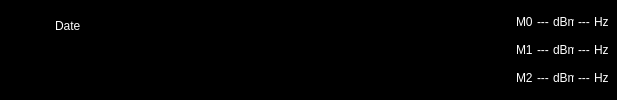
       <widget class="QFrame" name="framePlotInfoAreaTop">
        <property name="minimumSize">
         <size>
          <width>0</width>
          <height>48</height>
         </size>
        </property>
        <property name="styleSheet">
         <string notr="true">background-color: rgb(0, 0, 0);
color: rgb(255, 255, 255);</string>
        </property>
        <property name="frameShape">
         <enum>QFrame::StyledPanel</enum>
        </property>
        <property name="frameShadow">
         <enum>QFrame::Raised</enum>
        </property>
        <layout class="QGridLayout" name="gridLayout_5">
         <property name="horizontalSpacing">
          <number>5</number>
         </property>
         <property name="verticalSpacing">
          <number>2</number>
         </property>
         <property name="margin">
          <number>1</number>
         </property>
         <item row="0" column="0" rowspan="2">
          <widget class="QLabel" name="imgLogo">
           <property name="minimumSize">
            <size>
             <width>48</width>
             <height>48</height>
            </size>
           </property>
           <property name="maximumSize">
            <size>
             <width>48</width>
             <height>48</height>
            </size>
           </property>
           <property name="text">
            <string/>
           </property>
           <property name="pixmap">
            <pixmap resource="Resource.qrc">:/img/TiLogo</pixmap>
           </property>
           <property name="scaledContents">
            <bool>true</bool>
           </property>
          </widget>
         </item>
         <item row="0" column="1">
          <widget class="QLabel" name="txtGraphDate">
           <property name="text">
            <string>Date</string>
           </property>
          </widget>
         </item>
         <item row="0" column="2" colspan="2">
          <spacer name="horizontalSpacer_9">
           <property name="orientation">
            <enum>Qt::Horizontal</enum>
           </property>
           <property name="sizeType">
            <enum>QSizePolicy::Expanding</enum>
           </property>
           <property name="sizeHint" stdset="0">
            <size>
             <width>55</width>
             <height>20</height>
            </size>
           </property>
          </spacer>
         </item>
         <item row="0" column="4" rowspan="2">
          <layout class="QGridLayout" name="gridLayout">
           <property name="horizontalSpacing">
            <number>4</number>
           </property>
           <property name="verticalSpacing">
            <number>0</number>
           </property>
           <item row="2" column="2">
            <widget class="QLabel" name="txtGraphMarker1_Value_dBm">
             <property name="text">
              <string>---</string>
             </property>
            </widget>
           </item>
           <item row="2" column="6">
            <widget class="QLabel" name="txtGraphMarker1_Unit_Hz">
             <property name="minimumSize">
              <size>
               <width>21</width>
               <height>16</height>
              </size>
             </property>
             <property name="maximumSize">
              <size>
               <width>21</width>
               <height>16</height>
              </size>
             </property>
             <property name="text">
              <string>Hz</string>
             </property>
            </widget>
           </item>
           <item row="3" column="6">
            <widget class="QLabel" name="txtGraphMarker2_Unit_Hz">
             <property name="minimumSize">
              <size>
               <width>21</width>
               <height>16</height>
              </size>
             </property>
             <property name="maximumSize">
              <size>
               <width>21</width>
               <height>16</height>
              </size>
             </property>
             <property name="text">
              <string>Hz</string>
             </property>
            </widget>
           </item>
           <item row="2" column="1">
            <widget class="QLabel" name="txtGraphMarker1_Label">
             <property name="minimumSize">
              <size>
               <width>16</width>
               <height>16</height>
              </size>
             </property>
             <property name="text">
              <string>M1</string>
             </property>
            </widget>
           </item>
           <item row="3" column="1">
            <widget class="QLabel" name="txtGraphMarker2_Label">
             <property name="minimumSize">
              <size>
               <width>16</width>
               <height>16</height>
              </size>
             </property>
             <property name="text">
              <string>M2</string>
             </property>
            </widget>
           </item>
           <item row="2" column="3">
            <widget class="QLabel" name="txtGraphMarker1_Unit_dBm">
             <property name="minimumSize">
              <size>
               <width>21</width>
               <height>16</height>
              </size>
             </property>
             <property name="maximumSize">
              <size>
               <width>21</width>
               <height>16</height>
              </size>
             </property>
             <property name="text">
              <string>dBm</string>
             </property>
            </widget>
           </item>
           <item row="3" column="3">
            <widget class="QLabel" name="txtGraphMarker2_Unit_dBm">
             <property name="minimumSize">
              <size>
               <width>21</width>
               <height>16</height>
              </size>
             </property>
             <property name="maximumSize">
              <size>
               <width>21</width>
               <height>16</height>
              </size>
             </property>
             <property name="text">
              <string>dBm</string>
             </property>
            </widget>
           </item>
           <item row="3" column="2">
            <widget class="QLabel" name="txtGraphMarker2_Value_dBm">
             <property name="text">
              <string>---</string>
             </property>
            </widget>
           </item>
           <item row="1" column="1">
            <widget class="QLabel" name="txtGraphMarker0_Label">
             <property name="minimumSize">
              <size>
               <width>16</width>
               <height>16</height>
              </size>
             </property>
             <property name="text">
              <string>M0</string>
             </property>
            </widget>
           </item>
           <item row="1" column="2">
            <widget class="QLabel" name="txtGraphMarker0_Value_dBm">
             <property name="text">
              <string>---</string>
             </property>
            </widget>
           </item>
           <item row="1" column="3">
            <widget class="QLabel" name="txtGraphMarker0_Unit_dBm">
             <property name="minimumSize">
              <size>
               <width>21</width>
               <height>16</height>
              </size>
             </property>
             <property name="maximumSize">
              <size>
               <width>21</width>
               <height>16</height>
              </size>
             </property>
             <property name="text">
              <string>dBm</string>
             </property>
            </widget>
           </item>
           <item row="1" column="4">
            <widget class="QLabel" name="txtGraphMarker0_Value_MHz">
             <property name="text">
              <string>---</string>
             </property>
            </widget>
           </item>
           <item row="1" column="6">
            <widget class="QLabel" name="txtGraphMarker0_Unit_Hz">
             <property name="minimumSize">
              <size>
               <width>21</width>
               <height>16</height>
              </size>
             </property>
             <property name="maximumSize">
              <size>
               <width>21</width>
               <height>16</height>
              </size>
             </property>
             <property name="text">
              <string>Hz</string>
             </property>
            </widget>
           </item>
           <item row="2" column="4">
            <widget class="QLabel" name="txtGraphMarker1_Value_MHz">
             <property name="text">
              <string>---</string>
             </property>
            </widget>
           </item>
           <item row="3" column="4">
            <widget class="QLabel" name="txtGraphMarker2_Value_MHz">
             <property name="text">
              <string>---</string>
             </property>
            </widget>
           </item>
          </layout>
         </item>
         <item row="1" column="1" colspan="2">
          <widget class="QLabel" name="txtGraphComment">
           <property name="text">
            <string/>
           </property>
          </widget>
         </item>
         <item row="1" column="3">
          <spacer name="horizontalSpacer_11">
           <property name="orientation">
            <enum>Qt::Horizontal</enum>
           </property>
           <property name="sizeType">
            <enum>QSizePolicy::Expanding</enum>
           </property>
           <property name="sizeHint" stdset="0">
            <size>
             <width>420</width>
             <height>21</height>
            </size>
           </property>
          </spacer>
         </item>
        </layout>
       </widget>
